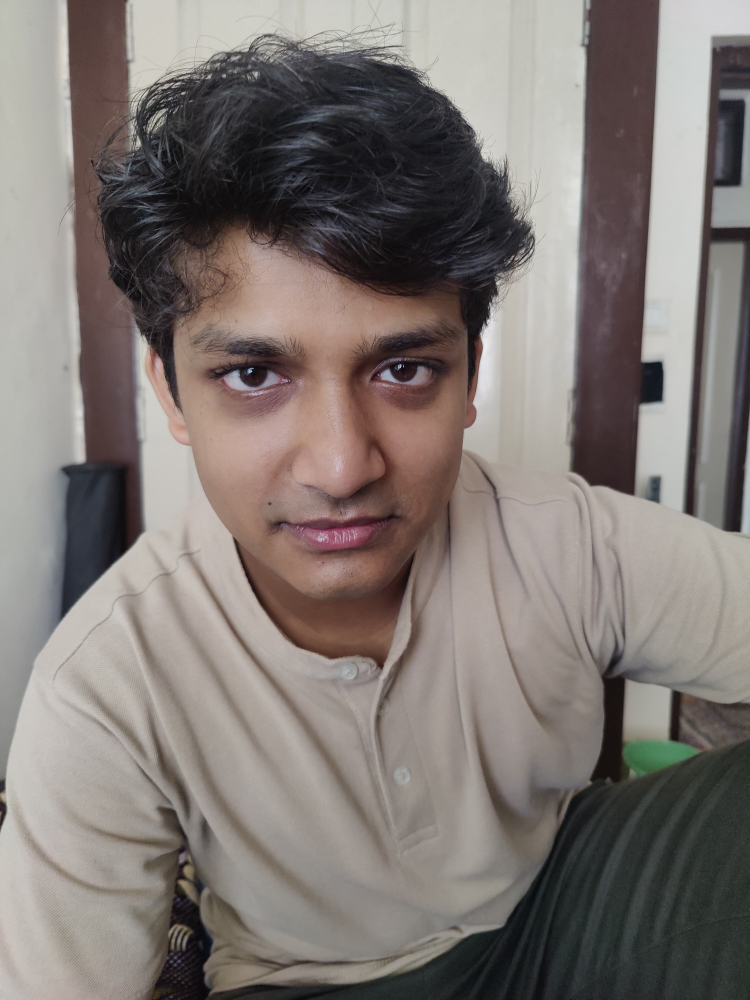
#> input picture freq_domain/image/pranav.jpeg, 3000 x 4000 px (shown at 1/4 size)
$ jupyter execute 07_notch_filter.ipynb
#> lines starting #> are read from the running program, lines starting #| are printed output that depends on the picture
[cell 1]
from skimage import filters
import cv2
import numpy as np
import matplotlib.pyplot as plt

[cell 2]
img_p = cv2.imread('./image/pranav.jpeg',0)
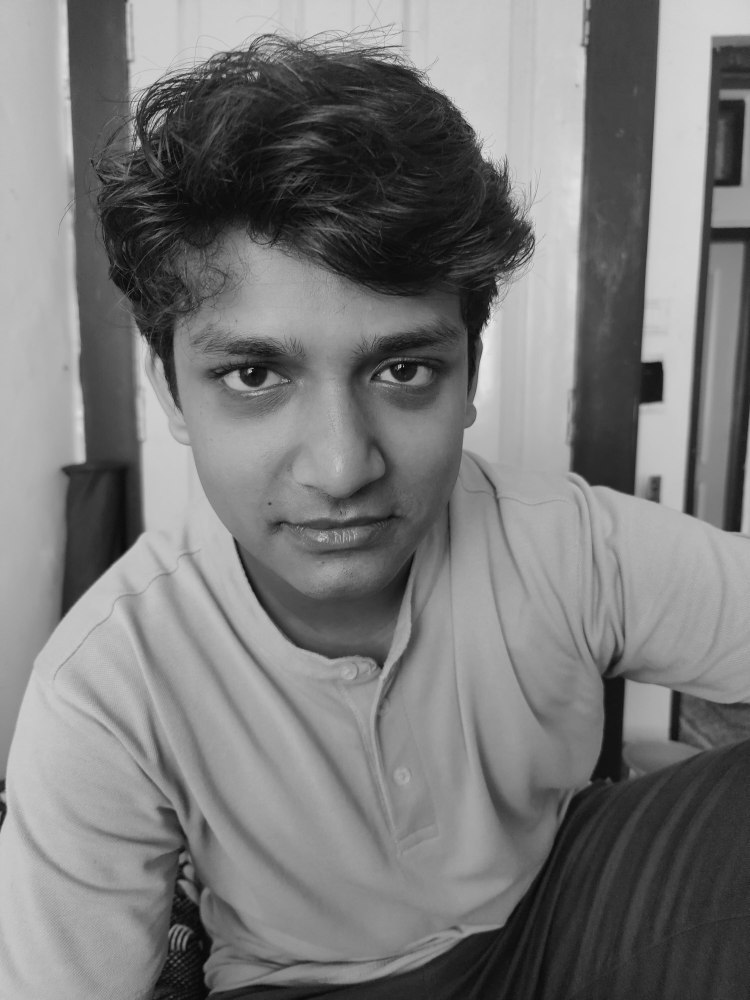
#> img_p: shape (4000, 3000) (shown at 1/4 size); min 0, max 255, mean 122.1
small_to_large_image_size_ratio = 0.125
img_p = cv2.resize(img_p, # original image
                       (0,0), # set fx and fy, not the final size
                       fx=small_to_large_image_size_ratio,
                       fy=small_to_large_image_size_ratio,
                       interpolation=cv2.INTER_NEAREST)
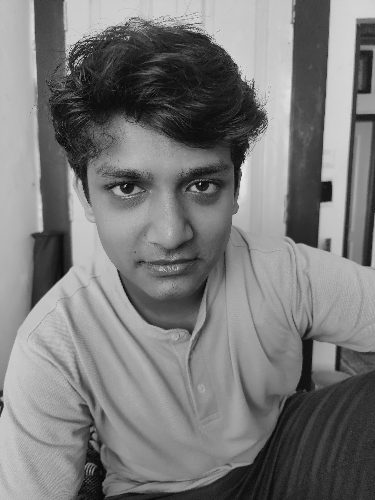
#> img_p: shape (500, 375); min 3, max 237, mean 122.2
plt.imshow(img_p,cmap='grey')
plt.show()

[cell 3]
N = 2**8
x, y = np.meshgrid(np.arange(N), np.arange(N))

k = 10
m = np.cos(2*np.pi/N*k*x) + np.sin(2*np.pi/N*k*x) + np.sin(4*np.pi/N*k*x) + np.sin(8 *
                                                                                   np.pi/N*k*x) + np.sin(11*np.pi/N*k*y) + np.sin(np.pi/N*k*y) + np.sin(9*np.pi/N*k*y)
m = (m-m.min())/(m.max()-m.min())*255
M = np.fft.fft2(m)
Ms = np.fft.fftshift(M)

plt.figure(figsize = (10,6))

plt.subplot(1,2,1)
plt.imshow(m, cmap = 'gray')
plt.axis('off')

plt.subplot(1,2,2)
plt.imshow(np.log(1+np.absolute(Ms)), cmap = 'hot')
plt.axis('off')

plt.show()
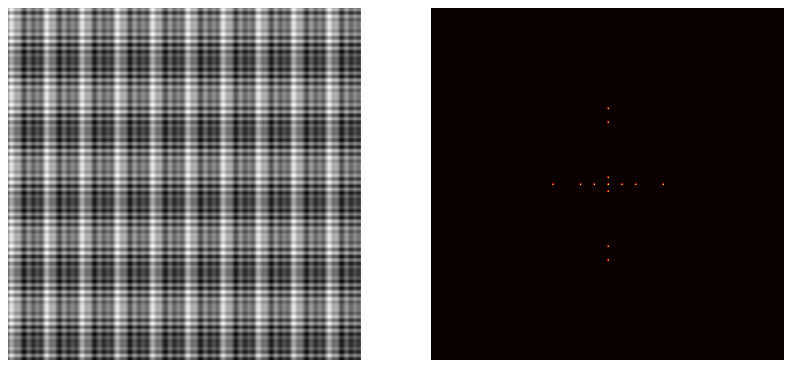
#> figure drawn by matplotlib, 2 panels

[cell 4]
x, y = np.meshgrid(np.arange(img_p.shape[1]), np.arange(img_p.shape[0]))

k = 15
m = np.cos(2*np.pi/N*k*x) + np.sin(2*np.pi/N*k*x) + np.sin(4*np.pi/N*k*x) + np.sin(8 *
                                                                                   np.pi/N*k*x) + np.sin(11*np.pi/N*k*y) + np.sin(np.pi/N*k*y) + np.sin(9*np.pi/N*k*y)
m = (m-m.min())/(m.max()-m.min())*255

M = np.fft.fft2(m)
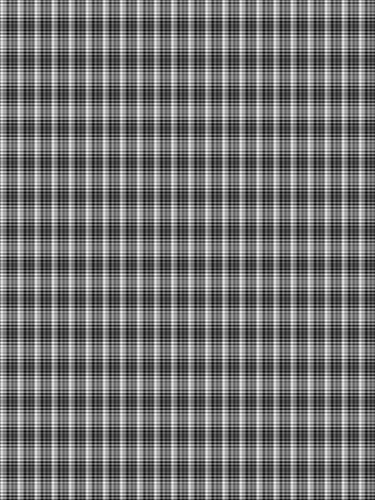
#> m: shape (500, 375) float64; min 0, max 255, mean 116.6
Ms = np.fft.fftshift(M)

plt.figure(figsize=(10, 6))

plt.subplot(1, 2, 1)
plt.imshow(m, cmap='gray')
plt.axis('off')

plt.subplot(1, 2, 2)
plt.imshow(np.log(1+np.absolute(Ms)), cmap='gray')
plt.axis('off')

plt.show()
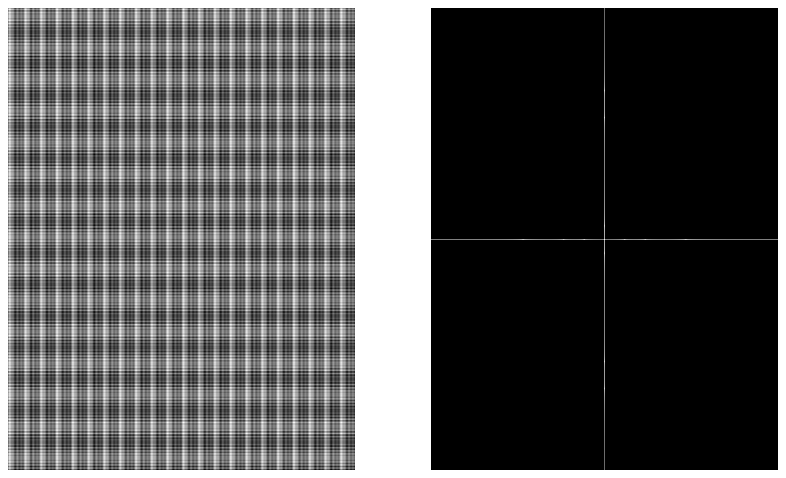
#> figure drawn by matplotlib, 2 panels

[cell 5]
img = np.zeros(img_p.shape)
cv2.accumulate(m,img)
cv2.accumulate(img_p,img)
img = img/2
plt.imshow(img,cmap='grey')
plt.axis(False)
plt.show()
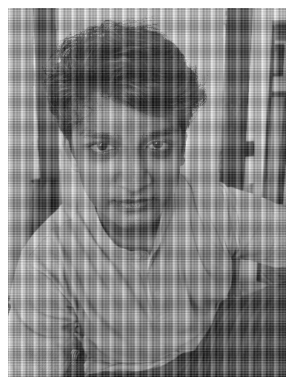
#> figure drawn by matplotlib, 1 panel

[cell 6]
F = np.fft.fft2(img)
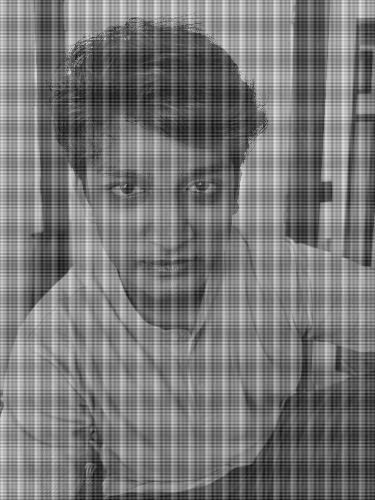
#> img: shape (500, 375) float64; min 7.55, max 233.9, mean 119.4
Fshift = np.fft.fftshift(F)

plt.imshow(np.log1p(np.abs(Fshift)), cmap='hot')
plt.axis('off')
plt.show()
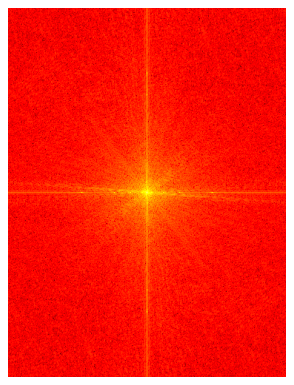
#> figure drawn by matplotlib, 1 panel

[cell 7]
plt.imshow(filters.butterworth(img,cutoff_frequency_ratio=.09, order=5, high_pass=False),cmap='grey')
plt.axis(False)
plt.show()
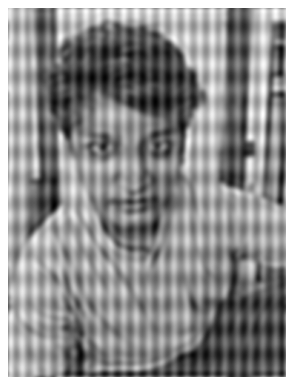
#> figure drawn by matplotlib, 1 panel

$ run again, with freq_domain/image/utkarsh.jpeg copied over freq_domain/image/pranav.jpeg
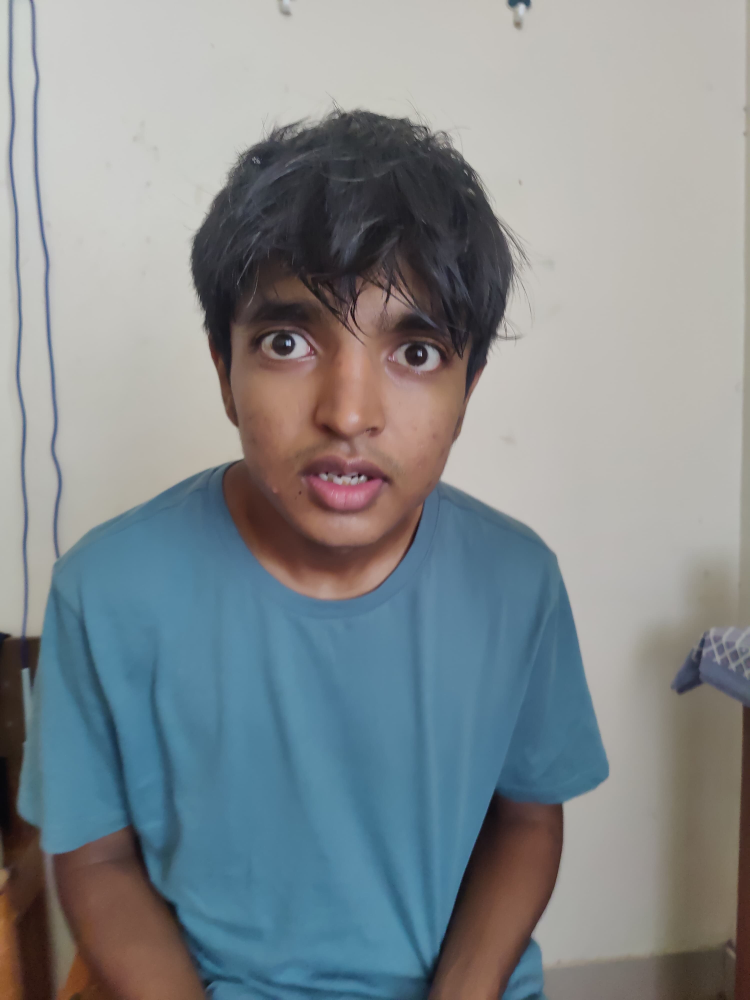
#> input picture freq_domain/image/utkarsh.jpeg, 3000 x 4000 px (shown at 1/4 size)
#> `F = np.fft.fft2(img)`:
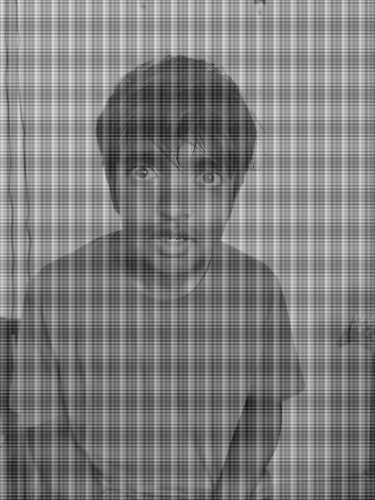
#> img: shape (500, 375) float64; min 13.52, max 229, mean 126.9
#> `plt.show()`:
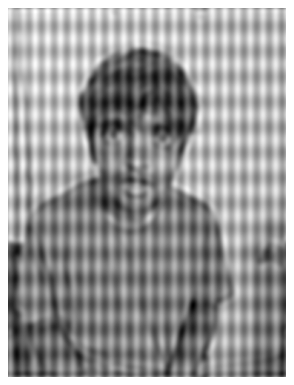
#> figure drawn by matplotlib, 1 panel
